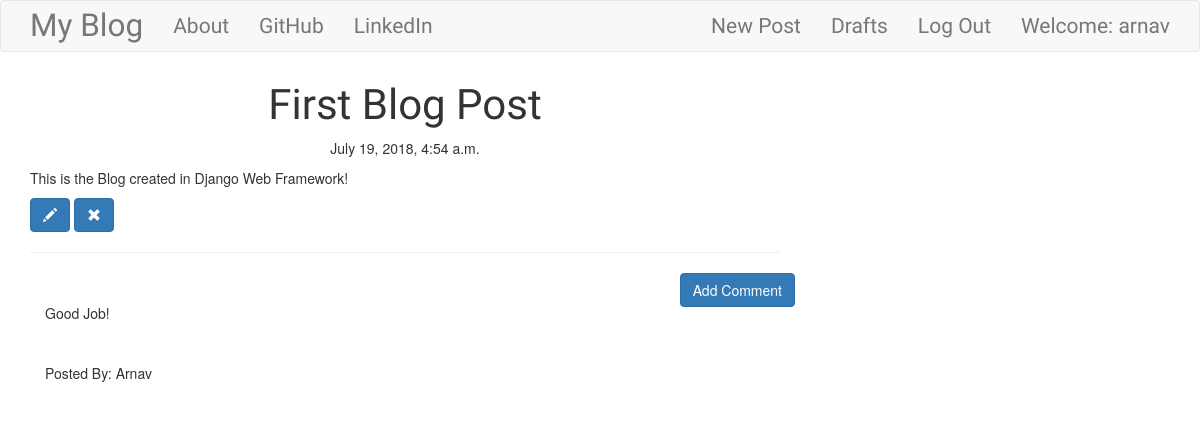
Screenshot of /post/4 (signed in) with the database file from the repository.
### blog/models.py (models this page shows, shortened)
class Post(models.Model):
    author = models.ForeignKey('auth.User',on_delete=models.CASCADE)
    title = models.CharField(max_length=200)
    text = models.TextField()
    created_date = models.DateTimeField(default=timezone.now)
    published_date = models.DateTimeField(blank=True, null=True)

class Comment(models.Model):
    post = models.ForeignKey('blog.Post', related_name='comments',on_delete=models.CASCADE)
    author = models.CharField(max_length=200)
    text = models.TextField()
    created_date = models.DateTimeField(default=timezone.now)
    approved_comment = models.BooleanField(default=False)

### blog/views.py (the view)
# urls.py: url(r'^post/(?P<pk>\d+)$',views.PostDetailView.as_view(),name='post_detail'),
class PostDetailView(DetailView):
    model = Post

### blog/templates/blog/post_detail.html (shortened to what this page needs)
{%extends 'blog/base.html'%}
{%block body_block%}
<h1 class="posttitle loader">{{post.title}}</h1>
{%if post.published_date%}
 <div class="date postdate">
   {{post.published_date}}
 </div>
 {%else%}
 <a class="btn btn-default" href="{%url 'post_publish' pk=post.pk%}">Publish</a>
 {%endif%}
 <p class="postcontent">{{post.text|safe|linebreaksbr}}</p>
 {%if user.is_authenticated%}
 <a class="btn btn-primary" href="{%url 'post_edit' pk=post.pk%}"><span class="glyphicon glyphicon-pencil"></span></a>
 <a class="btn btn-primary" href="{%url 'post_remove' pk=post.pk%}"><span class="glyphicon glyphicon-remove"></span></a>
 {%endif%}
 <hr>
 <a class="btn btn-primary btn-comment" href="{%url 'add_comment_to_post' pk=post.pk%}">Add Comment</a>
 <div class="container">
{%for comment in post.comments.all%}
   <br>
     {%if user.is_authenticated or comment.approved_comment%}
   <p>{{comment.text|safe|linebreaks}}
     Posted By: {{comment.author}}</p>
    {%endif%}
{%empty%}
   <p>No Comments!</p>
{%endfor%}
 </div>
{%endblock%}

### blog/templates/blog/base.html (shortened to what this page needs)
<!DOCTYPE html>
{%load staticfiles%}
<html lang="en" dir="ltr">
  <head>
    <link rel="stylesheet" href="https://maxcdn.bootstrapcdn.com/bootstrap/3.3.7/css/bootstrap.min.css">
    <link rel="stylesheet" href="//cdn.jsdelivr.net/npm/medium-editor@latest/dist/css/medium-editor.min.css" type="text/css" media="screen" charset="utf-8">
    <link rel="stylesheet" href="{%static 'css/blog.css'%}">
  </head>
  <body>
    <nav class="navbar navbar-default techfont custom-navbar">
      <div class="container">
        <ul class="nav navbar-nav">
        <li><a class="navbar-brand bigbrand" href="{%url 'post_list' %}">My Blog</a></li>
        <li><a  href="{%url 'about'%}">About</a></li>
        <li><a  href="https://www.github.com">GitHub</a></li>
        <li><a  href="https://www.linkedin.com">LinkedIn</a></li>
        </ul>
        <ul class="nav navbar-nav navbar-right">
          {%if user.is_authenticated %}
          <li>
            <a href="{%url 'post_new'%}">New Post</a>
          </li>
          <li>
            <a href="{%url 'post_draft_list'%}">Drafts</a>
          </li>
          <li>
            <a href="{%url 'logout'%}">Log Out</a>
          </li>
          <li>
            <a>Welcome: {{user.username}}</a>
          </li>
          {%else%}
          <li><a href="{%url 'login'%}"> <span class='glyphicon glyphicon-user'></span></a></li>
          {%endif%}
        </ul>
      </div>
    </nav>
    <div class="content container">
      <div class="row">
        <div class="col-md-8">
          <div class="blog_posts">
            {%block body_block%}
            {%endblock%}
          </div>
        </div>
      </div>
    </div>
  </body>
</html>

### blog/static/css/blog.css (style rules this page uses)
.techfont { font-family: 'Calligraffitti', cursive; font-size: 1.5em; margin-bottom: 10px; }
.bigbrand { font-size: 1.5em; }
.postdate { text-align: center; }
.posttitle { font-family: 'Calligraffitti', cursive; font-size: 3em; text-align: center; }
.postcontent { font-family: 'Montserrat'; font-size: 1.5em; }
.btn-comment { position: absolute; right: 0px; }
body { background-image: url("https://moodle.royalholloway.ac.uk/theme/lambda/Documentation/assets/img/page_bg/page_bg_01.jpg"); background-repeat: no-repeat; background-size: cover; }
.loader { filter:hue-rotate(0deg); color: linear-gradient(45deg,#0f8,#08f); animation:hue 5000ms infinite linear; }

### rows the page displays
Post: title "First Blog Post", published_date "July 19, 2018, 4:54 a.m.", text "This is the Blog created in Django Web Framework!"
Comment: text "Good Job!", author "Arnav"

### other values shown
{{ user.username }} "arnav"
